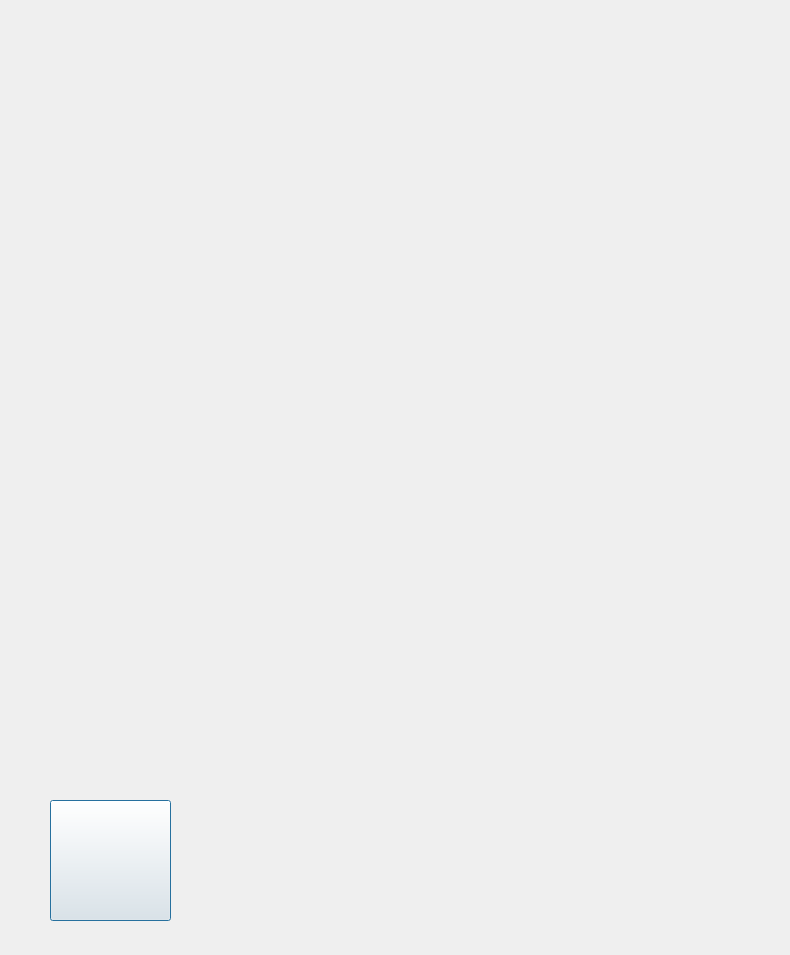
<?xml version="1.0" encoding="UTF-8"?>
<ui version="4.0">
 <class>FinalDialog</class>
 <widget class="QDialog" name="FinalDialog">
  <property name="geometry">
   <rect>
    <x>0</x>
    <y>0</y>
    <width>790</width>
    <height>955</height>
   </rect>
  </property>
  <property name="windowTitle">
   <string>结束</string>
  </property>
  <property name="styleSheet">
   <string notr="true">border-image: url(:/images/final.png);</string>
  </property>
  <widget class="QPushButton" name="backToMenuBtn">
   <property name="geometry">
    <rect>
     <x>50</x>
     <y>800</y>
     <width>121</width>
     <height>121</height>
    </rect>
   </property>
   <property name="minimumSize">
    <size>
     <width>120</width>
     <height>40</height>
    </size>
   </property>
   <property name="styleSheet">
    <string notr="true">border-image: url(:/images/final_button.png);</string>
   </property>
   <property name="text">
    <string/>
   </property>
  </widget>
 </widget>
 <resources/>
 <connections/>
</ui>
